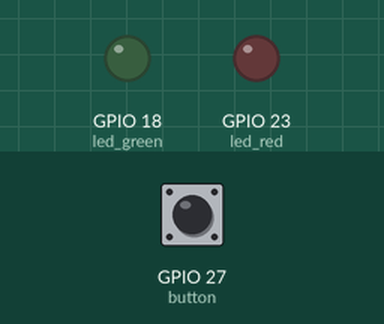
Recording of a sketch running on a simulated ESP32. Parts: output pins drawn as LEDs (lit = HIGH). The inputs (shaded band) are chosen by the test bench; at power-on: GPIO 27 (button) HIGH.

Above: at 1.2 s.
1.3 s: GPIO 27 (button) pulled LOW for 0.15 s
At 2.5 s:
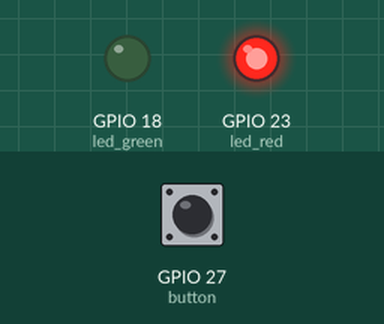
2.9 s: GPIO 27 (button) pulled LOW for 1 s
At 3.7 s:
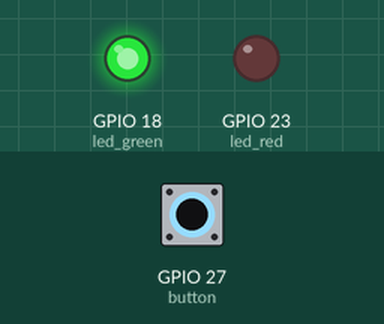
5.4 s: GPIO 27 (button) pulled LOW for 3.2 s
At 5.7 s:
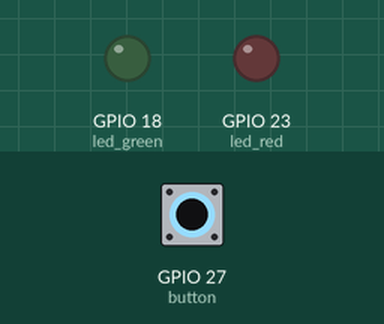
Timing chart, 0 to 8.4 s (numbered marks = the images above; inputs shaded):
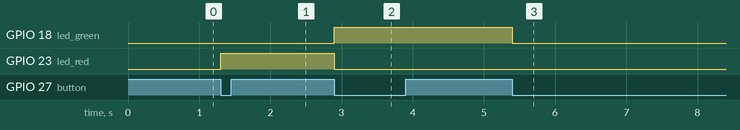

The sketch:

redgreen.ino
```cpp
const int button = 27;
const int led_red = 23;
const int led_green = 18;


void setup() {
  pinMode(button, INPUT_PULLUP);
  pinMode(led_red, OUTPUT);
  pinMode(led_green, OUTPUT);
}

void loop() {
  while (digitalRead(button)==HIGH); //ค้างบรรทัดนี้รอการกดปุ่ม
  digitalWrite(led_red, HIGH);
  digitalWrite(led_green, LOW);
  delay(100);
  while(digitalRead(button)==LOW); //ค้างบรรทัดนี้รอการปล่อยมือจากการกดปุ่ม
  delay(100);

  while (digitalRead(button)==HIGH);
  digitalWrite(led_red, LOW);
  digitalWrite(led_green, HIGH);
  delay(100);
  while(digitalRead(button)==LOW); //ค้างบรรทัดนี้รอการปล่อยมือจากการกดปุ่ม
  delay(100);

  while(digitalRead(button)==HIGH);
  digitalWrite(led_red, LOW);
  digitalWrite(led_green, LOW);
  delay(100);
  while(digitalRead(button)==LOW); //ค้างบรรทัดนี้รอการปล่อยมือจากการกดปุ่ม
  delay(100);


}
```

Measured:
- after the input at 1.3 s, GPIO 23 (led_red): LOW → HIGH at once
- after the input at 2.9 s, GPIO 18 (led_green): LOW → HIGH at once; GPIO 23 (led_red): HIGH → LOW at once
- after the input at 5.4 s, GPIO 18 (led_green): HIGH → LOW at once
